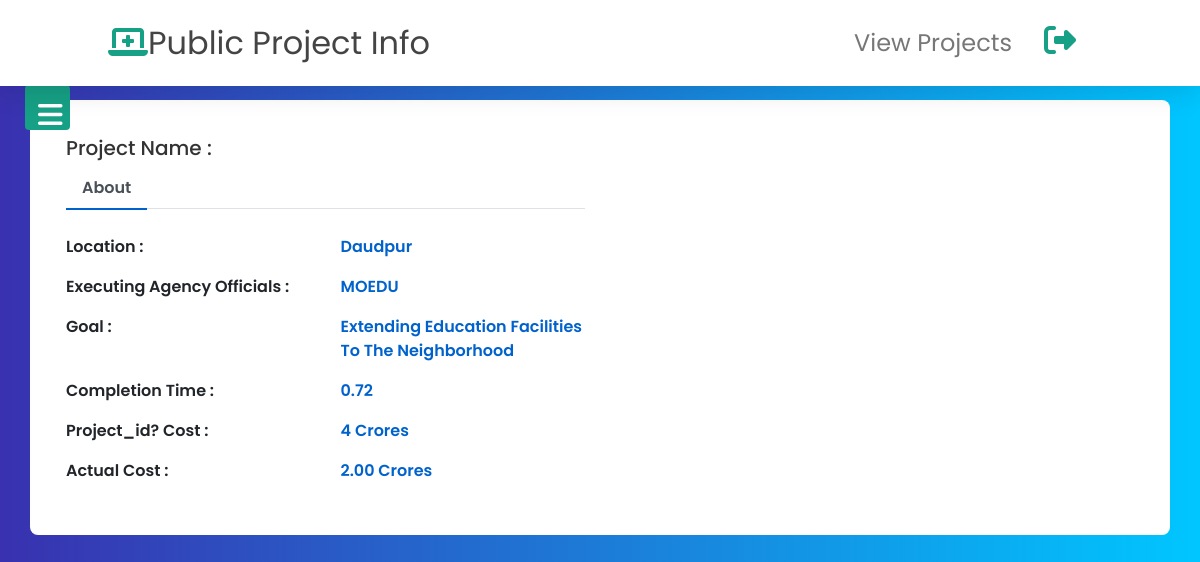
Page /PHP/AppUser/Projectdetails.php?project_id=proj9280 (signed in) on the committed database.
### tables this page shows
CREATE TABLE `proj` (
  `name` varchar(60) DEFAULT NULL,
  `location` varchar(24) DEFAULT NULL,
  `latitude` decimal(10,8) DEFAULT NULL,
  `longitude` decimal(10,8) DEFAULT NULL,
  `exect` varchar(5) DEFAULT NULL,
  `cost` int(4) DEFAULT NULL,
  `timespan` int(1) DEFAULT NULL,
  `project_id` varchar(8) DEFAULT NULL,
  `goal` varchar(53) DEFAULT NULL,
  `start_date` varchar(10) DEFAULT NULL,
  `completion` decimal(5,2) DEFAULT NULL,
  `actual_cost` decimal(5,2) DEFAULT NULL
);

### PHP/AppUser/Projectdetails.php (the view, shortened to what this page needs)
<?php
require_once './includes/header.php';
require_once './includes/sidebar.php';
$project_id = $_GET['project_id'];
$query = "SELECT * FROM proj WHERE project_id='$project_id';";
$conn = mysqli_connect('localhost', 'root', '', 'dpp');
$result = mysqli_query($conn, $query);
while ($row = mysqli_fetch_assoc($result)) {
    $location = $row['location'];
    $exc = $row['exect'];
    $cost = $row['cost'];
    $goal = $row['goal'];
    $completion = $row['completion'];
    $actual_cost = $row['actual_cost'];
}
?>
<!DOCTYPE html>
<html lang="en">
<head>
    <link rel="stylesheet"
        href="https://cdnjs.cloudflare.com/ajax/libs/twitter-bootstrap/4.0.0/css/bootstrap.min.css" />
    <link rel="stylesheet" href="../AppUser/css/pd.css">
</head>
<body>
    <div class="container emp-profile">
        <form method="post">
            <div class="row">
                <div class="col-md-6">
                    <div class="profile-head">
                        <h5>
                            Project Name :
                        </h5>
                        <ul class="nav nav-tabs" id="myTab" role="tablist">
                            <li class="nav-item">
                                <a class="nav-link active" id="home-tab" data-toggle="tab" href="#home" role="tab"
                                    aria-controls="home" aria-selected="true">About</a>
                            </li>
                        </ul>
                    </div>
                </div>
            </div>
            <div class="row">
                <div class="col-md-6">
                    <div class="tab-content profile-tab" id="myTabContent">
                        <div class="tab-pane fade show active" id="home" role="tabpanel" aria-labelledby="home-tab">
                            <div class="row">
                                <div class="col-md-6">
                                    <label>Location : </label>
                                </div>
                                <div class="col-md-6">
                                    <p>
                                        <?php echo $location ?>
                                    </p>
                                </div>
                            </div>
                            <div class="row">
                                <div class="col-md-6">
                                    <label>Executing agency officials :</label>
                                </div>
                                <div class="col-md-6">
                                    <p>
                                        <?php echo $exc ?>
                                    </p>
                                </div>
                            </div>
                            <div class="row">
                                <div class="col-md-6">
                                    <label>Goal :</label>
                                </div>
                                <div class="col-md-6">
                                    <p>
                                        <?php echo $goal ?>
                                    </p>
                                </div>
                            </div>
                            <div class="row">
                                <div class="col-md-6">
                                    <label>Completion Time :</label>
                                </div>
                                <div class="col-md-6">
                                    <p>
                                        <?php echo $completion ?>
                                    </p>
                                </div>
                            </div>
                            <div class="row">
                                <div class="col-md-6">
                                    <label>project_id? Cost :</label>
                                </div>
                                <div class="col-md-6">
                                    <p>
                                        <?php echo $cost ?> Crores
                                    </p>
                                </div>
                            </div>
                            <div class="row">
                                <div class="col-md-6">
                                    <label>Actual Cost :</label>
                                </div>
                                <div class="col-md-6">
                                    <p>
                                        <?php echo $actual_cost ?> Crores
                                    </p>
                                </div>
                            </div>
                        </div>
                    </div>
                </div>
            </div>
        </form>
    </div>

### PHP/AppUser/css/style.css (style rules this page uses)
* { margin: 0; padding: 0; box-sizing: border-box; font-family: "Poppins", sans-serif; outline: none; border: none; text-transform: capitalize; text-decoration: none; }
a:link { text-decoration: none; }

### PHP/AppUser/css/pd.css (style rules this page uses)
body { background: -webkit-linear-gradient(left, #3931af, #00c6ff); }
.emp-profile { padding: 3%; margin-top: 3%; margin-bottom: 3%; border-radius: 0.5rem; background: #fff; }
.profile-head h5 { color: #333; }
.profile-head .nav-tabs { margin-bottom:5%; }
.profile-head .nav-tabs .nav-link { font-weight:600; border: none; }
.profile-head .nav-tabs .nav-link.active { border: none; border-bottom:2px solid #0062cc; }
.profile-tab label { font-weight: 600; }
.profile-tab p { font-weight: 600; color: #0062cc; }

### PHP/AppUser/includes/header.php (style rules this page uses)
body { margin: 0; padding: 0; }

### rows in the picture
proj: location "Daudpur", exect "MOEDU", goal "Extending Education Facilities To The Neighborhood", completion "0.72", cost "4", actual_cost "2.00"
